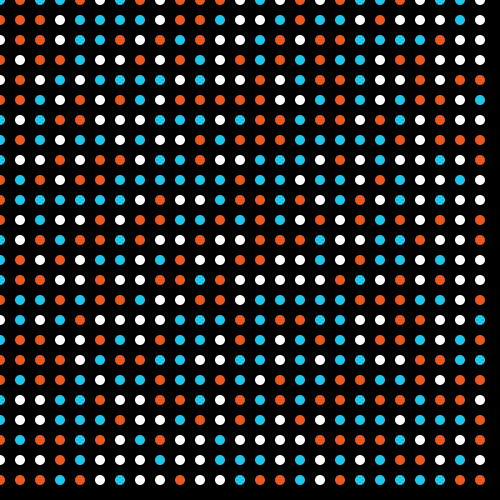
Frame 1 (no input)
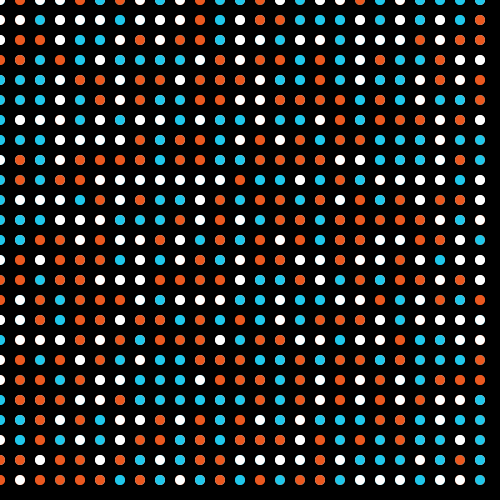
Frame 2 (the mouse pressed at the canvas centre, redrawn once)

The Processing sketch that drew these frames (run headless with seeded random() and noise(); the mouse was pressed at the canvas centre and the sketch redrawn once):

// Processing sketch: sketch_151022a
// ── sketch_151022a.pde
color [] colores = new color [3];// DECLARA es una lista que se llama colores que tiene 3 elementos del tipo color

void setup() {
  size(500, 500);
  smooth();
  background(0);
  //inicializar la lista
  colores[0] = color(234, 89, 32);
  colores[1] = color(32, 198, 234);
  colores[2] = color(255, 255, 255);
}

void draw() {
  /*
  //colore.length depende de la cantidad que nombre arriba en este caso 3
   for (int i = 0; i < colores.length; i++) {
   */
  for (int i = 0; i < width; i+= 20) {
    for (int j = 0; j < height; j+= 20) {
      fill(colores[(int)random(3)]);
      noStroke();
      ellipse(i, j, 10, 10);
    }
  }
  noLoop();
}

void keyPressed() {
  if (key == ' ') {
    redraw();
  }
}
/*
  son solo 3 colores, hacer for
 //primer color de la lista
 fill(colores[0]);
 ellipse(20, 50, 20, 20);
 
 //segundo color de la lista
 fill(colores[1]);
 ellipse(50, 50, 20, 20);
 
 //tercer color de la lista
 fill(colores[2]);
 ellipse(80, 50, 20, 20);
 */
